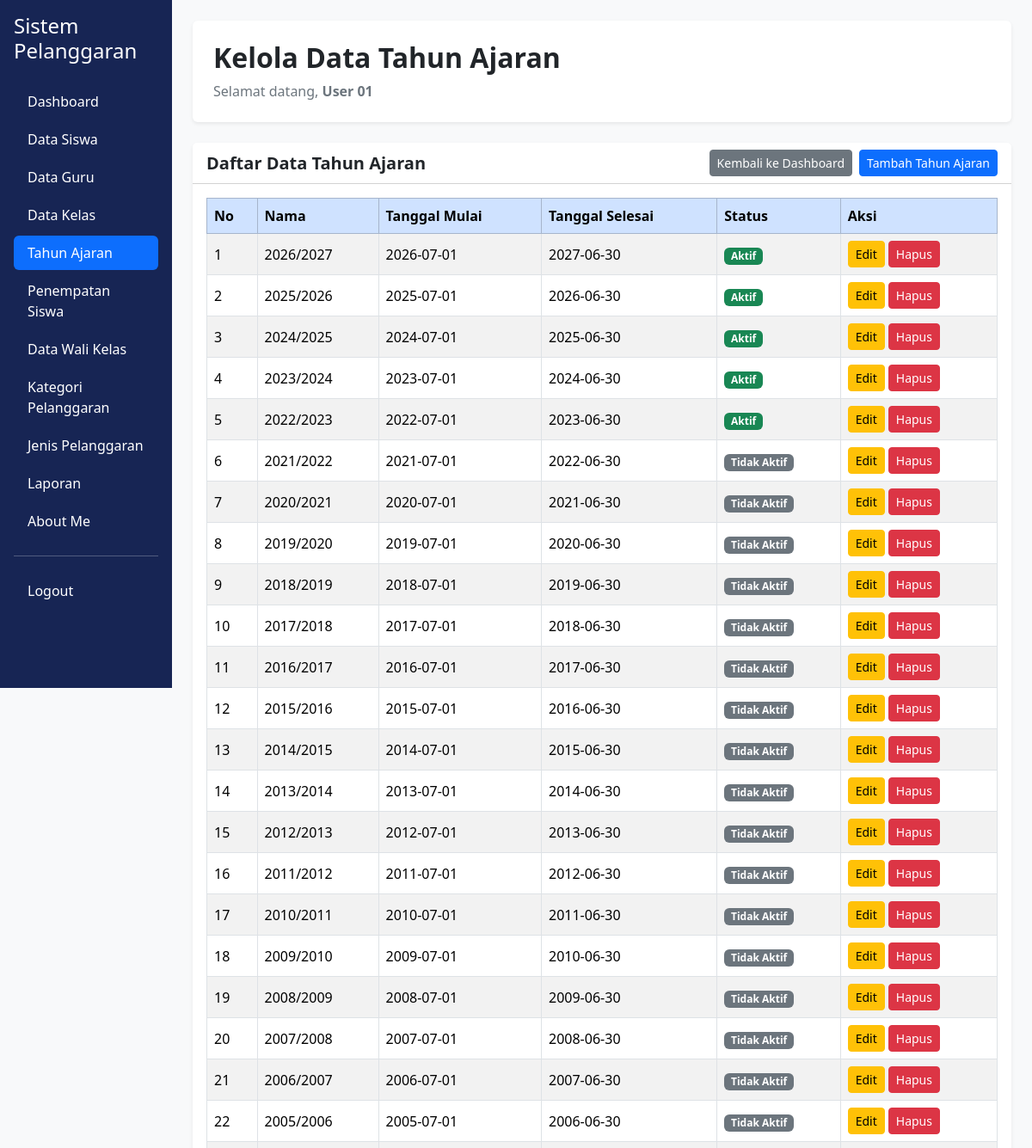
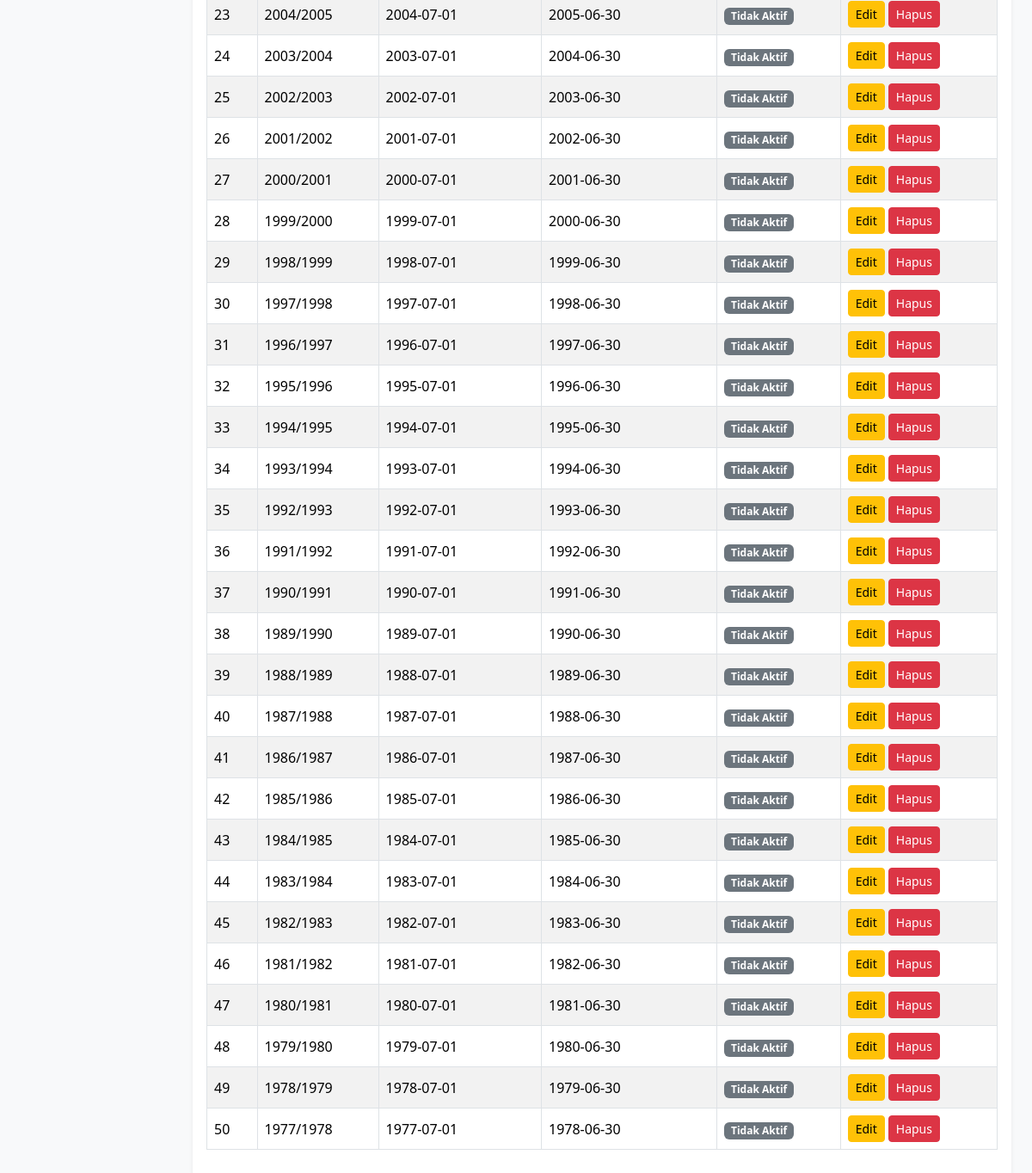
The app's page /data_tahun_ajaran.php (signed in), older data (2 pictures, top to bottom).
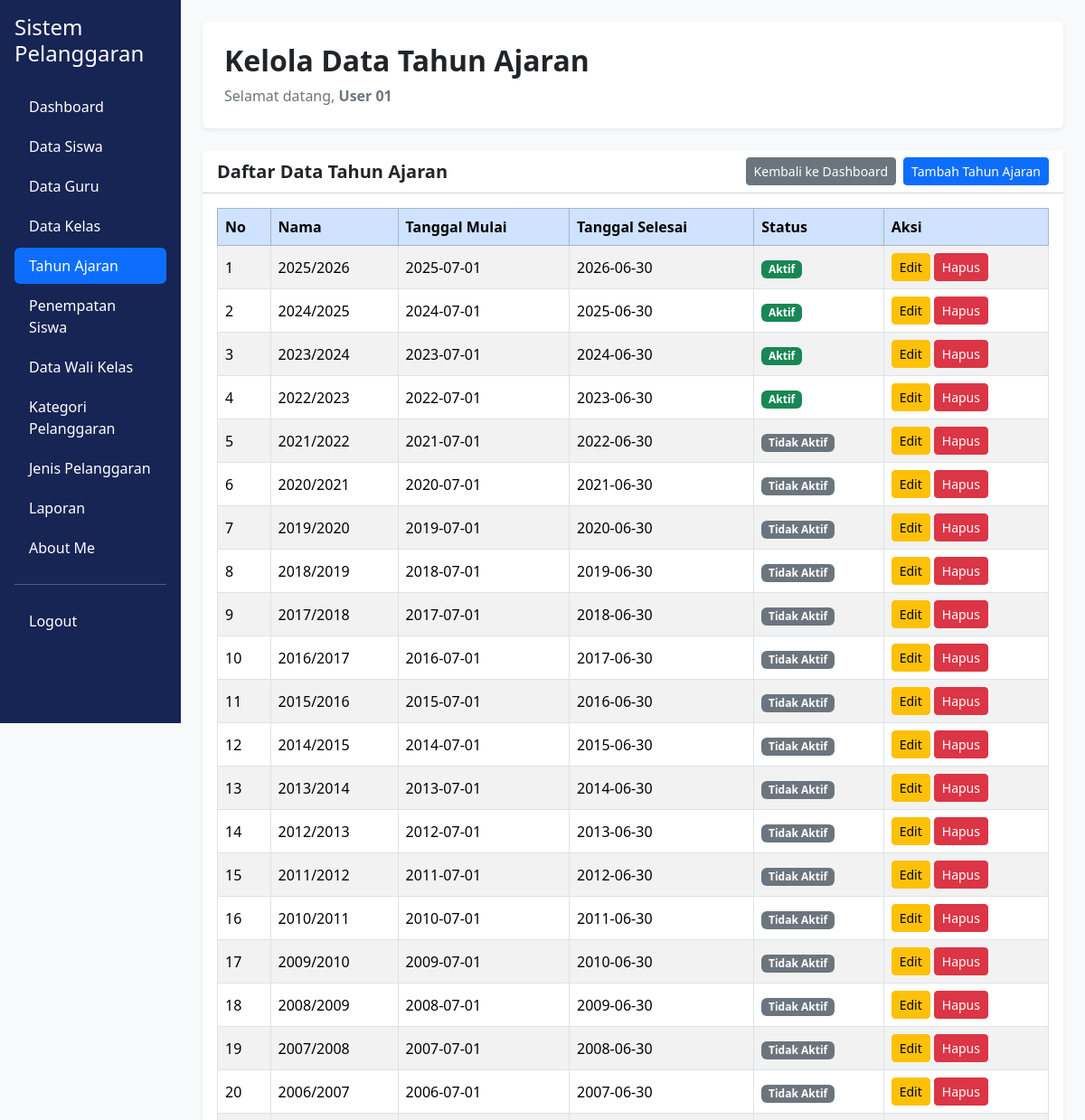
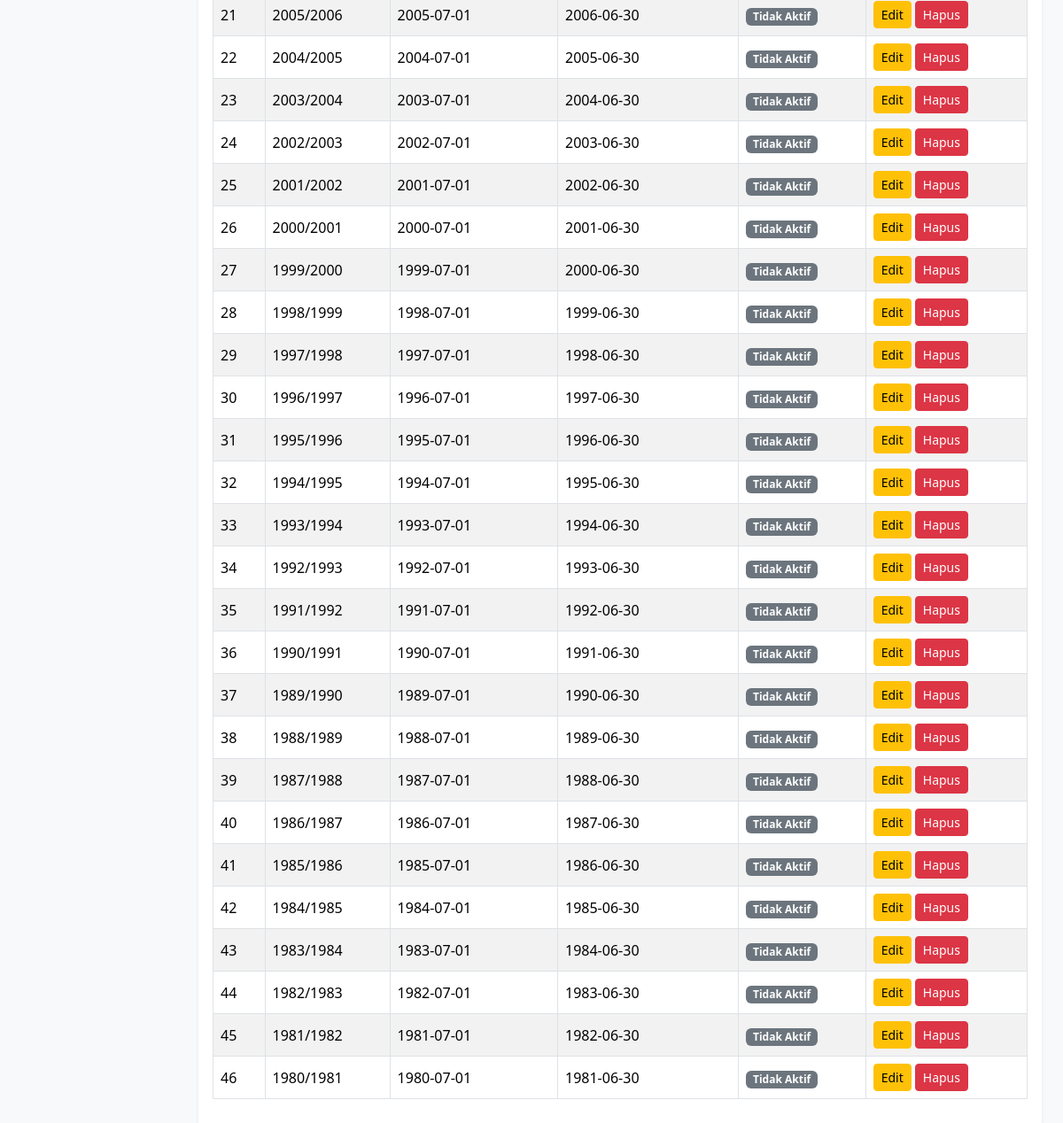
The same page, newer data (2 pictures, top to bottom).
### tables this page shows
CREATE TABLE `t_tahun_ajaran` (
  `id` int(11) NOT NULL,
  `nama` varchar(20) NOT NULL,
  `tanggal_mulai` date NOT NULL,
  `tanggal_selesai` date NOT NULL,
  `status_aktif` tinyint(1) NOT NULL,
  `created_at` timestamp NOT NULL DEFAULT current_timestamp(),
  `updated_at` timestamp NOT NULL DEFAULT current_timestamp()
);

### data_tahun_ajaran.php (the view, shortened to what this page needs)
<?php
include 'config/koneksi.php';
$name = $_SESSION['name'];
$query = mysqli_query($koneksi, "SELECT * FROM t_tahun_ajaran ORDER BY id DESC");
?>
<!DOCTYPE html>
<html lang="id">
<head>
    <link href="https://cdn.jsdelivr.net/npm/bootstrap@5.3.8/dist/css/bootstrap.min.css"
          rel="stylesheet">
    <link rel="stylesheet" href="https://cdn.datatables.net/3.1.4/css/dataTables.dataTables.min.css">
</head>
<body class="bg-light">
<div class="container-fluid">
    <div class="row">
        <div class="col-md-3 col-lg-2 position-fixed top-0 start-0 vh-100 p-3 overflow-auto"
             style="background-color: #172554;">
            <h4 class="text-white mb-4">Sistem Pelanggaran</h4>
            <ul class="nav nav-pills flex-column gap-1">
                <li class="nav-item">
                    <a href="dashboard.php" class="nav-link text-white">
                        Dashboard
                    </a>
                </li>
                <li class="nav-item">
                    <a href="data_siswa.php" class="nav-link text-white">
                        Data Siswa
                    </a>
                </li>
                <li class="nav-item">
                    <a href="data_guru.php" class="nav-link text-white">
                        Data Guru
                    </a>
                </li>
                <li class="nav-item">
                    <a href="data_kelas.php" class="nav-link text-white">
                        Data Kelas
                    </a>
                </li>
                <li class="nav-item">
                    <a href="data_tahun_ajaran.php" class="nav-link active">
                        Tahun Ajaran
                    </a>
                </li>
                <li class="nav-item">
                    <a href="data_penempatan_siswa.php" class="nav-link text-white">
                        Penempatan Siswa
                    </a>
                </li>
                <li class="nav-item">
                    <a href="data_wali_kelas.php" class="nav-link text-white">
                        Data Wali Kelas
                    </a>
                </li>
                <li class="nav-item">
                    <a href="data_kategori_pelanggaran.php" class="nav-link text-white">
                        Kategori Pelanggaran
                    </a>
                </li>
                <li class="nav-item">
                    <a href="data_jenis_pelanggaran.php" class="nav-link text-white">
                        Jenis Pelanggaran
                    </a>
                </li>
                <li class="nav-item">
                    <a href="laporan.php" class="nav-link text-white">
                        Laporan
                    </a>
                </li>
                <li class="nav-item">
                    <a href="about_me.php" class="nav-link text-white">
                        About Me
                    </a>
                </li>
                <hr class="border-white">
                <li class="nav-item">
                    <a href="logout.php" class="nav-link text-white">
                        Logout
                    </a>
                </li>
            </ul>
        </div>
        <main class="col-md-9 col-lg-10 offset-md-3 offset-lg-2 p-4">
            <div class="bg-white rounded shadow-sm p-4 mb-4">
                <h2 class="fw-bold">Kelola Data Tahun Ajaran</h2>
                <p class="text-secondary mb-0">
                    Selamat datang,
                    <b><?= htmlspecialchars($name); ?></b>
                </p>
            </div>
            <div class="card shadow-sm border-0">
                <div class="card-header bg-white">
                    <div class="d-flex justify-content-between align-items-center flex-wrap gap-2">
                        <h5 class="mb-0 fw-bold">Daftar Data Tahun Ajaran</h5>
                        <div class="d-flex gap-2">
                            <a href="dashboard.php" class="btn btn-secondary btn-sm">
                                Kembali ke Dashboard
                            </a>
                            <a href="tambah_tahun_ajaran.php" class="btn btn-primary btn-sm">
                                Tambah Tahun Ajaran
                            </a>
                        </div>
                    </div>
                </div>
                <div class="card-body">
                    <div class="table-responsive">
                        <table id="tabelTahunAjaran" class="table table-bordered table-striped table-hover align-middle">
                            <thead class="table-primary">
                                <tr>
                                    <th>No</th>
                                    <th>Nama</th>
                                    <th>Tanggal Mulai</th>
                                    <th>Tanggal Selesai</th>
                                    <th>Status</th>
                                    <th>Aksi</th>
                                </tr>
                            </thead>
                            <tbody>
                                <?php
                                $no = 1;
                                if ($query && mysqli_num_rows($query) > 0) {
                                    while ($data = mysqli_fetch_assoc($query)) {
                                ?>
                                <tr>
                                    <td><?= $no++; ?></td>
                                    <td>
                                        <?= htmlspecialchars($data['nama'] ?? '-'); ?>
                                    </td>
                                    <td>
                                        <?= htmlspecialchars($data['tanggal_mulai'] ?? '-'); ?>
                                    </td>
                                    <td>
                                        <?= htmlspecialchars($data['tanggal_selesai'] ?? '-'); ?>
                                    </td>
                                    <td>
                                        <?php
                                        if (($data['status_aktif'] ?? 0) == 1) {
                                            echo '<span class="badge bg-success">Aktif</span>';
                                        } else {
                                            echo '<span class="badge bg-secondary">Tidak Aktif</span>';
                                        }
                                        ?>
                                    </td>
                                    <td>
                                        <div class="d-flex gap-1">
                                            <a href="edit_tahun_ajaran.php?id=<?= urlencode($data['id']); ?>"
                                               class="btn btn-warning btn-sm">
                                                Edit
                                            </a>
                                            <a href="hapus_tahun_ajaran.php?id=<?= urlencode($data['id']); ?>"
                                               class="btn btn-danger btn-sm"
                                               onclick="return confirm('Yakin ingin menghapus data tahun ajaran ini?')">
                                                Hapus
                                            </a>
                                        </div>
                                    </td>
                                </tr>
                                <?php
                                    }
                                }
                                ?>
                            </tbody>
                        </table>
                    </div>
                </div>
            </div>
        </main>
    </div>
</div>
</body>
</html>

Row changes from the older to the newer data that the page shows:
removed t_tahun_ajaran: nama "2026/2027", tanggal_mulai "2026-07-01", tanggal_selesai "2027-06-30", status_aktif "Aktif"
removed t_tahun_ajaran: nama "1979/1980", tanggal_mulai "1979-07-01", tanggal_selesai "1980-06-30", status_aktif "Tidak Aktif"
removed t_tahun_ajaran: nama "1978/1979", tanggal_mulai "1978-07-01", tanggal_selesai "1979-06-30", status_aktif "Tidak Aktif"
removed t_tahun_ajaran: nama "1977/1978", tanggal_mulai "1977-07-01", tanggal_selesai "1978-06-30", status_aktif "Tidak Aktif"
